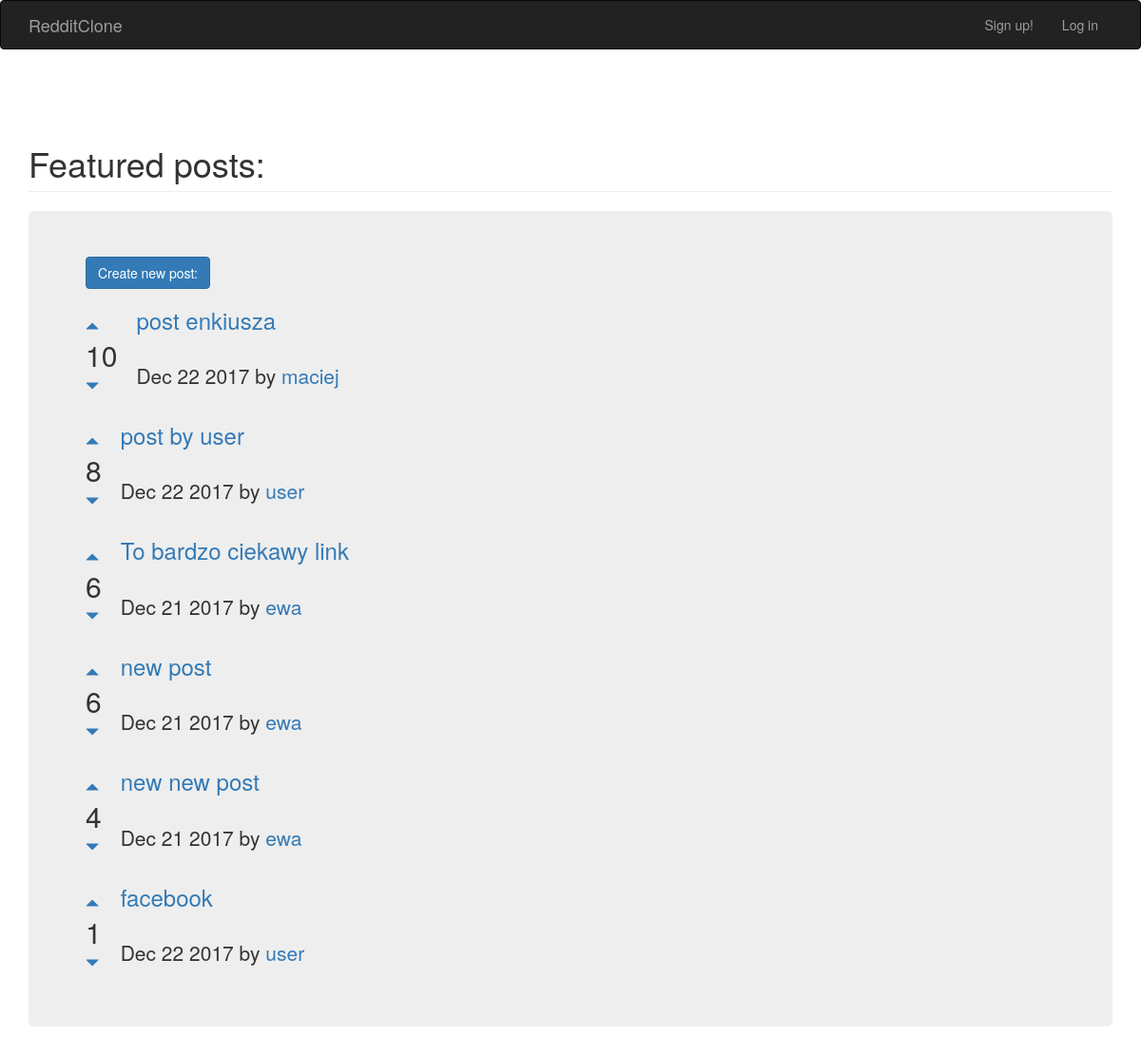
The page / on the database its author committed.
### posts/models.py (models this page shows)
class Post(models.Model):
  title = models.CharField(max_length=200)
  url = models.TextField()
  pub_date = models.DateTimeField()
  author = models.ForeignKey(User, on_delete = models.DO_NOTHING)
  votes_total = models.IntegerField(default =0)
  def published_pretty(self):
  	return self.pub_date.strftime("%b %e %Y")

### posts/views.py (the view)
# urls.py: 2. Add a URL to urlpatterns:  path('', views.home, name='home')
def home(request):
  posts = Post.objects.order_by("-votes_total")
  return render(request, 'posts/home.html', {'posts': posts})

### posts/templates/posts/home.html (shortened to what this page needs)
{% extends 'base.html' %}
	{% block content %}
	<h1 class="page-header">Featured posts:</h1>
	<div class="jumbotron">
		<a href="{%url 'posts:create' %}" class="btn btn-primary">Create new post:</a>
		{% for post in posts.all  %}
		<table>
			<tr>
				<td style="padding-right: 20px">
				<br>
				<a href ="#" onClick ="document.getElementById('upvote{{post.id}}').submit()">
					<span class="glyphicon glyphicon-triangle-top" aria-hidden="true">
					</span>
				</a>
				<br>
				<span style="font-size: 30px">{{post.votes_total}}</span>
				<br>
				<a href ="#" onClick ="document.getElementById('downvote{{post.id}}').submit()">
					<span class="glyphicon glyphicon-triangle-bottom" aria-hidden="true">
					</span>
				</a>
				</td>
				<td>
					<h3><a href ="{{post.url}}">{{post.title}}</a></h3>
					<br>
					<p>{{post.published_pretty}} by <a href="{% url 'posts:userpost' post.author.id %}">{{post.author.username}}</a></p>
				</td>
			</tr>
		</table>
		{% endfor %}
		{% endblock %}

### templates/base.html (shortened to what this page needs)
<!DOCTYPE html>
<html>
<head>
	<link rel="stylesheet" href="https://maxcdn.bootstrapcdn.com/bootstrap/3.3.7/css/bootstrap.min.css">
</head>
<body>
<nav class="navbar navbar-inverse">
	  <div class="container">
	    <div class="navbar-header">
	      <a class="navbar-brand" href="{% url 'home' %}">
	        RedditClone
	      </a>
	    </div>
	    <div class="collapse navbar-collapse" id="mynav">
      		<ul class="nav navbar-nav navbar-right">
      		{% if user.is_authenticated  %}
      		<li><a href ="#" onClick ="document.getElementById('logout').submit()">Log out</a></li>
      		<form id="logout" method= "POST" action="{% url 'accounts:logout' %}">
      			{% csrf_token %}
      			<input type="hidden">
      		</form>
      		{% else %}
      		<li><a href="{% url 'accounts:signup' %}">Sign up!</a></li>
      		<li><a href="{% url 'accounts:login' %}">Log in</a></li>
      		{% endif %}
      		</ul>
      	</div>
	  </div>
	</nav>
<br>
<br>
<div class="container">
	{% block content %}
	{% endblock %}
</div>
</body>
</html>

### rows shown on the page
Post: votes_total "10", title "post enkiusza", published_pretty "Dec 22 2017", author.username "maciej"
Post: votes_total "8", title "post by user", published_pretty "Dec 22 2017", author.username "user"
Post: votes_total "6", title "To bardzo ciekawy link", published_pretty "Dec 21 2017", author.username "ewa"
Post: votes_total "6", title "new post", published_pretty "Dec 21 2017", author.username "ewa"
Post: votes_total "4", title "new new post", published_pretty "Dec 21 2017", author.username "ewa"
Post: votes_total "1", title "facebook", published_pretty "Dec 22 2017", author.username "user"
